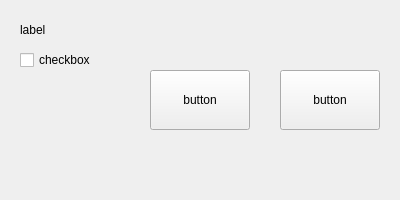
<?xml version="1.0" encoding="UTF-8"?>
<ui version="4.0">
 <class>ExampleWindow</class>
 <widget class="QWidget" name="ExampleWindow">
  <property name="geometry">
   <rect>
    <x>0</x>
    <y>0</y>
    <width>400</width>
    <height>200</height>
   </rect>
  </property>
  <property name="windowTitle">
   <string>Example Window</string>
  </property>
  <widget class="QPushButton" name="example_button">
   <property name="geometry">
    <rect>
     <x>150</x>
     <y>70</y>
     <width>100</width>
     <height>60</height>
    </rect>
   </property>
   <property name="text">
    <string>button</string>
   </property>
  </widget>
  <widget class="QLabel" name="example_label">
   <property name="geometry">
    <rect>
     <x>20</x>
     <y>20</y>
     <width>100</width>
     <height>20</height>
    </rect>
   </property>
   <property name="text">
    <string>label</string>
   </property>
  </widget>
  <widget class="QCheckBox" name="example_checkbox">
   <property name="geometry">
    <rect>
     <x>20</x>
     <y>50</y>
     <width>100</width>
     <height>20</height>
    </rect>
   </property>
   <property name="text">
    <string>checkbox</string>
   </property>
  </widget>
  <widget class="QPushButton" name="example_button2">
   <property name="geometry">
    <rect>
     <x>280</x>
     <y>70</y>
     <width>100</width>
     <height>60</height>
    </rect>
   </property>
   <property name="text">
    <string>button</string>
   </property>
  </widget>
 </widget>
 <resources/>
 <connections/>
</ui>
